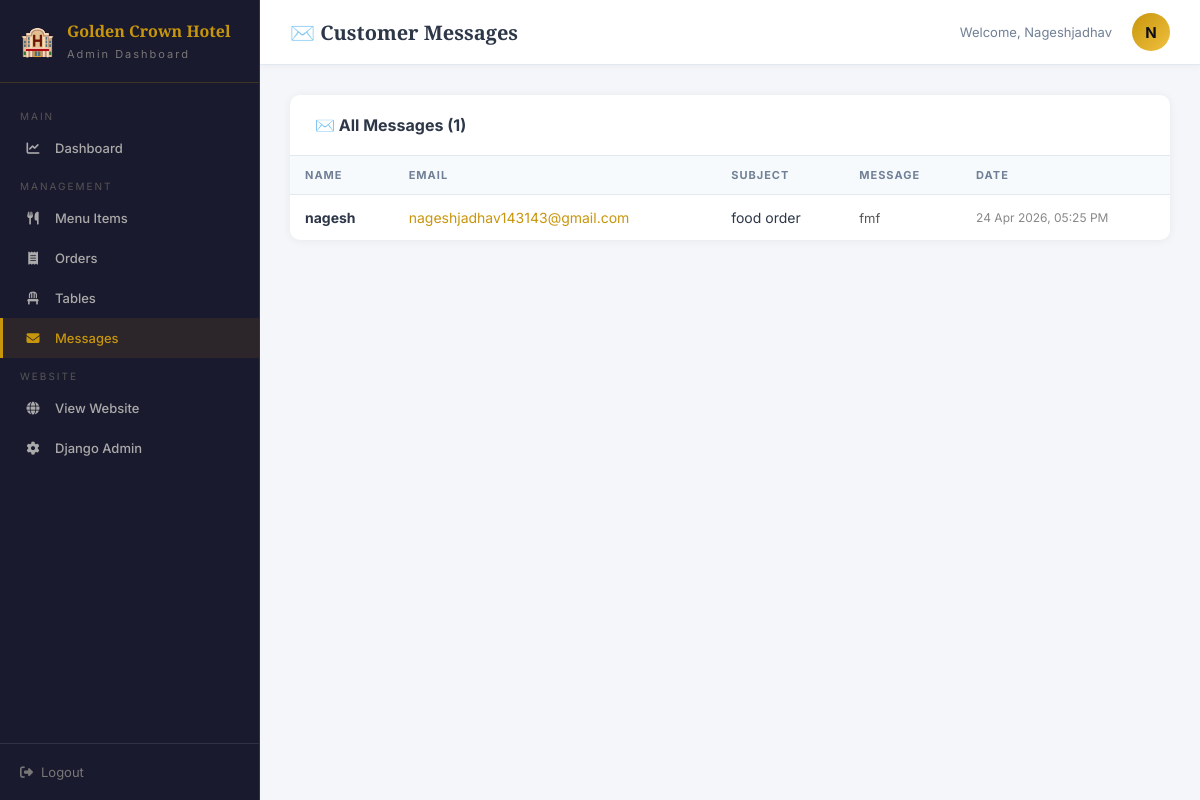
Page /admin-panel/messages/ (signed in) on the committed database.
### hotel/models.py (models this page shows, shortened)
class ContactMessage(models.Model):
    name = models.CharField(max_length=200)
    email = models.EmailField()
    subject = models.CharField(max_length=300)
    message = models.TextField()
    created_at = models.DateTimeField(auto_now_add=True)
    is_read = models.BooleanField(default=False)

### hotel/views.py (the view)
# urls.py: path('admin-panel/messages/', views.admin_messages, name='admin_messages'),
@login_required
@user_passes_test(is_admin)
def admin_messages(request):
    msgs = ContactMessage.objects.all().order_by('-created_at')
    ContactMessage.objects.filter(is_read=False).update(is_read=True)
    return render(request, 'admin_panel/messages.html', {'messages_list': msgs})

### hotel/views.py (called while the page is built)
def is_admin(user):
    return user.is_staff or user.is_superuser

### hotel/templates/admin_panel/messages.html (shortened to what this page needs)
{% extends 'admin_panel/base_admin.html' %}
{% block page_title %}✉️ Customer Messages{% endblock %}
{% block content %}
<div class="card">
  <div class="card-header"><h3>✉️ All Messages ({{ messages_list.count }})</h3></div>
  <div class="card-body" style="padding:0;">
    <div class="table-wrap">
      <table class="admin-table">
        <thead><tr><th>Name</th><th>Email</th><th>Subject</th><th>Message</th><th>Date</th></tr></thead>
        <tbody>
          {% for msg in messages_list %}
          <tr>
            <td><strong>{{ msg.name }}</strong></td>
            <td><a href="mailto:{{ msg.email }}" style="color:var(--gold);text-decoration:none;">{{ msg.email }}</a></td>
            <td>{{ msg.subject }}</td>
            <td style="max-width:300px;font-size:13px;color:#555;">{{ msg.message|truncatechars:100 }}</td>
            <td style="font-size:12px;color:#888;">{{ msg.created_at|date:"d M Y, h:i A" }}</td>
          </tr>
          {% empty %}
          <tr><td colspan="5" style="text-align:center;padding:40px;color:#888;">No messages yet.</td></tr>
          {% endfor %}
        </tbody>
      </table>
    </div>
  </div>
</div>
{% endblock %}

### hotel/templates/admin_panel/base_admin.html (shortened to what this page needs)
<!DOCTYPE html>
<html lang="en">
<head>
<link rel="stylesheet" href="https://cdnjs.cloudflare.com/ajax/libs/font-awesome/6.5.0/css/all.min.css">
</head>
<body>
<div class="sidebar">
  <div class="sidebar-brand">
    <span class="brand-icon">🏨</span>
    <div class="brand-text">
      <h2>Golden Crown Hotel</h2>
      <small>Admin Dashboard</small>
    </div>
  </div>
  <nav class="sidebar-nav">
    <div class="nav-section-label">Main</div>
    <a href="/admin-panel/dashboard/" class="nav-item {% if request.resolver_match.url_name == 'admin_dashboard' %}active{% endif %}"><i class="fas fa-chart-line"></i> Dashboard</a>
    <div class="nav-section-label">Management</div>
    <a href="/admin-panel/menu/" class="nav-item {% if request.resolver_match.url_name == 'admin_menu' %}active{% endif %}"><i class="fas fa-utensils"></i> Menu Items</a>
    <a href="/admin-panel/orders/" class="nav-item {% if request.resolver_match.url_name == 'admin_orders' %}active{% endif %}"><i class="fas fa-receipt"></i> Orders</a>
    <a href="/admin-panel/tables/" class="nav-item {% if request.resolver_match.url_name == 'admin_tables' %}active{% endif %}"><i class="fas fa-chair"></i> Tables</a>
    <a href="/admin-panel/messages/" class="nav-item {% if request.resolver_match.url_name == 'admin_messages' %}active{% endif %}"><i class="fas fa-envelope"></i> Messages</a>
    <div class="nav-section-label">Website</div>
    <a href="/" class="nav-item" target="_blank"><i class="fas fa-globe"></i> View Website</a>
    <a href="/django-admin/" class="nav-item" target="_blank"><i class="fas fa-cog"></i> Django Admin</a>
  </nav>
  <div class="sidebar-footer">
    <a href="/admin-panel/logout/"><i class="fas fa-sign-out-alt"></i> Logout</a>
  </div>
</div>
<div class="main">
  <div class="topbar">
    <div class="topbar-title">{% block page_title %}Dashboard{% endblock %}</div>
    <div class="topbar-right">
      <span style="font-size:13px;color:var(--text-light);">Welcome, {{ request.user.username }}</span>
      <div class="admin-avatar">{{ request.user.username|first|upper }}</div>
    </div>
  </div>
  <div class="page-content">
    {% block content %}{% endblock %}
  </div>
</div>
</body>
</html>

### hotel/templates/admin_panel/base_admin.html (style rules this page uses)
:root { --gold: #C8960C; --gold-light: #F0C040; --dark: #0D0D1A; --dark2: #1a1a2e; --sidebar-w: 260px; --header-h: 65px; --bg: #f4f6f9; --white: #fff; --border: #e2e8f0; --text: #2d3748; --text-light: #718096; --success: #38a169; --danger: #e53e3e; --warning: #d69e2e; --info: #3182ce; }
* { margin: 0; padding: 0; box-sizing: border-box; }
body { font-family: 'Inter', sans-serif; background: var(--bg); color: var(--text); }
.sidebar { position: fixed; top: 0; left: 0; width: var(--sidebar-w); height: 100vh; background: var(--dark2); display: flex; flex-direction: column; z-index: 100; overflow-y: auto; border-right: 1px solid rgba(200,150,12,0.2); }
.sidebar-brand { padding: 20px; border-bottom: 1px solid rgba(200,150,12,0.2); display: flex; align-items: center; gap: 12px; }
.brand-icon { font-size: 28px; }
.brand-text h2 { font-family: 'Playfair Display', serif; color: var(--gold); font-size: 16px; }
.brand-text small { color: #777; font-size: 11px; letter-spacing: 2px; }
.sidebar-nav { padding: 15px 0; flex: 1; }
.nav-section-label { padding: 12px 20px 6px; font-size: 10px; letter-spacing: 2px; color: #555; text-transform: uppercase; }
.nav-item { display: flex; align-items: center; gap: 12px; padding: 12px 20px; color: #aaa; text-decoration: none; font-size: 13px; font-weight: 500; transition: all 0.2s; border-left: 3px solid transparent; position: relative; }
.nav-item.active { color: var(--gold); border-left-color: var(--gold); background: rgba(200,150,12,0.1); }
.nav-item i { width: 20px; text-align: center; }
.sidebar-footer { padding: 20px; border-top: 1px solid rgba(255,255,255,0.1); }
.sidebar-footer a { color: #777; text-decoration: none; font-size: 13px; display: flex; align-items: center; gap: 8px; transition: color 0.2s; }
.main { margin-left: var(--sidebar-w); min-height: 100vh; }
.topbar { background: white; height: var(--header-h); padding: 0 30px; display: flex; align-items: center; justify-content: space-between; border-bottom: 1px solid var(--border); position: sticky; top: 0; z-index: 99; box-shadow: 0 1px 8px rgba(0,0,0,0.05); }
.topbar-title { font-size: 20px; font-weight: 700; font-family: 'Playfair Display', serif; }
.topbar-right { display: flex; align-items: center; gap: 20px; }
.admin-avatar { width: 38px; height: 38px; background: linear-gradient(135deg, var(--gold), var(--gold-light)); border-radius: 50%; display: flex; align-items: center; justify-content: center; font-weight: 700; color: var(--dark); font-size: 15px; }
.page-content { padding: 30px; }
.card { background: white; border-radius: 10px; box-shadow: 0 1px 10px rgba(0,0,0,0.06); overflow: hidden; margin-bottom: 25px; }
.card-header { padding: 20px 25px; border-bottom: 1px solid var(--border); display: flex; align-items: center; justify-content: space-between; }
.card-header h3 { font-size: 16px; font-weight: 700; }
.card-body { padding: 25px; }
.table-wrap { overflow-x: auto; }
table.admin-table { width: 100%; border-collapse: collapse; }
.admin-table th { background: #f7fafc; color: var(--text-light); font-size: 11px; letter-spacing: 1px; text-transform: uppercase; padding: 12px 15px; text-align: left; border-bottom: 1px solid var(--border); }
.admin-table td { padding: 14px 15px; border-bottom: 1px solid #f0f0f0; font-size: 14px; }
.admin-table tr:last-child td { border-bottom: none; }

### rows in the picture
ContactMessage: name "nagesh", email "nageshjadhav143143@gmail.com", subject "food order", message "fmf", created_at "24 Apr 2026, 05:25 PM"

### other values in the picture
{{ request.user.username }} "Nageshjadhav"
{{ request.user.username|first|upper }} "N"
{{ messages_list.count }} "1"
